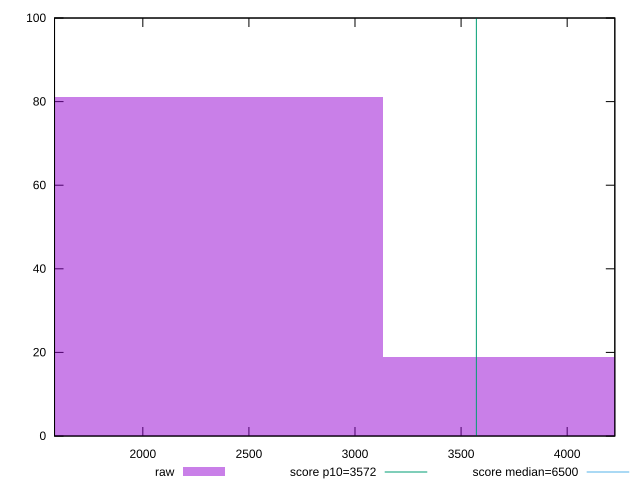

Generate this figure with gnuplot:
reset

$raw <<EOF
4173.726049838622 19
2086.863024919311 81
EOF

set key outside below
set boxwidth 2086.863024919311
set xrange [1583.8697000000002:4224.599]
set yrange [0:100]
set trange [0:100]
set style fill transparent solid 0.5 noborder

set parametric
set terminal svg size 640, 490 enhanced background rgb 'white'
set output "report_0_00242021-02-20T12:25:28.543Z/first-cpu-idle/samples/pages+cached+noadtech+nomedia+nocss/raw/histogram.svg"

plot $raw title "raw" with boxes, \
     3572,t title "score p10=3572", \
     6500,t title "score median=6500"

reset
